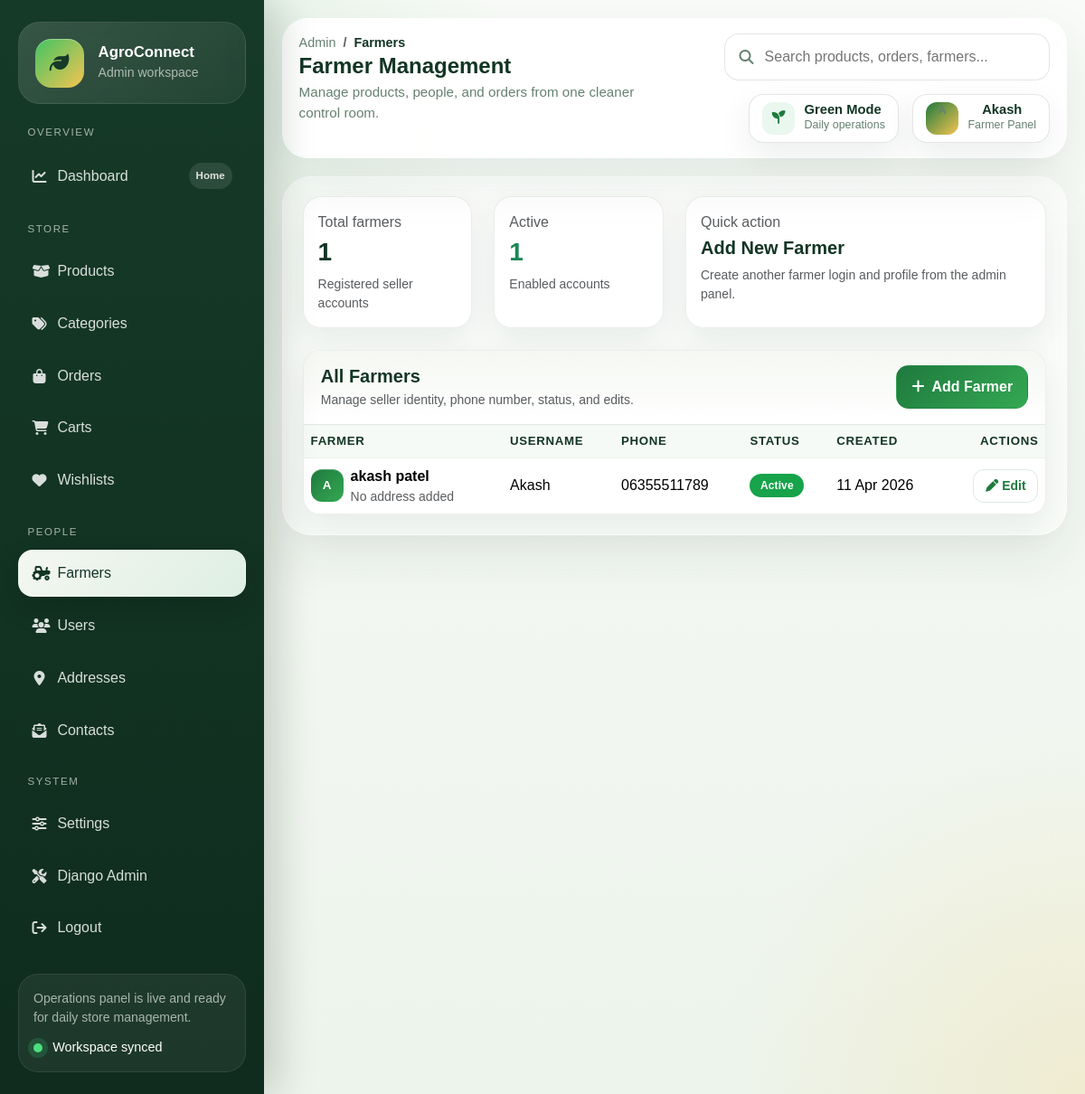
Screenshot of /myadmin/farmers/ (signed in) with the database file from the repository.
### myadmin/models.py (models this page shows, shortened)
class Farmer(models.Model):
    user = models.OneToOneField(User, on_delete=models.CASCADE, related_name='farmer_profile')
    name = models.CharField(max_length=200)
    phone = models.CharField(max_length=20)
    address = models.TextField(blank=True)
    is_active = models.BooleanField(default=True)
    created_at = models.DateTimeField(auto_now_add=True)
    class Meta:
        ordering = ['-created_at']

### myadmin/views.py (the view)
# urls.py: path('farmers/', protected(views.farmers), name='farmers'),
def farmers(request):
    farmers = Farmer.objects.select_related('user').order_by('-created_at')
    context = {
        'farmers': farmers,
        'active_farmer_count': farmers.filter(is_active=True).count(),
    }
    return render(request, 'myadmin/farmers.html', context)

### myadmin/views.py (called while the page is built)
def is_myadmin_user(user):
    return user.is_authenticated and (user.is_superuser or hasattr(user, 'farmer_profile'))

def myadmin_login_required(view_func):
    @wraps(view_func)
    def _wrapped_view(request, *args, **kwargs):
        if not request.user.is_authenticated:
            return redirect(f"/myadmin/login/?next={request.get_full_path()}")
        if not is_myadmin_user(request.user):
            messages.error(request, 'Please log in with an admin or farmer account.')
            return redirect('/myadmin/login/')
        return view_func(request, *args, **kwargs)
    return _wrapped_view

### user/context_processors.py (called while the page is built)
def cart_context(request):
    cart = None
    cart_count = 0
    cart_total = 0
    if request.session.session_key:
        cart = Cart.objects.filter(session_id=request.session.session_key).first()
        if cart and cart.items.exists():
            cart_count = sum(item.quantity for item in cart.items.all())
            cart_total = sum(item.subtotal for item in cart.items.all())
    return {
        'cart': cart,
        'cart_count': cart_count,
        'cart_total': cart_total,
    }

def categories_context(request):
    categories = Category.objects.annotate(product_count=Count('product'))
    return {
        'categories': categories,
    }

def language_context(request):
    return {
        'current_language': get_language() or 'en',
    }

def notification_context(request):
    settings = SiteSettings.get_settings()
    return {
        'notification_banner': settings.notification_banner if settings.is_notification_active else '',
        'is_notification_active': settings.is_notification_active,
    }

### user/models.py (called while the page is built)
    @classmethod
    def get_settings(cls):
        settings, created = cls.objects.get_or_create(pk=1)
        return settings

### myadmin/templates/myadmin/farmers.html
{% extends 'myadmin/base.html' %}
{% block page_title %}Farmers{% endblock %}
{% block page_header %}Farmer Management{% endblock %}
{% block content %}
<div class="row g-4">
  <div class="col-md-6 col-xl-3"><div class="card h-100"><div class="card-body"><p class="text-muted mb-1">Total farmers</p><h3 class="mb-2">{{ farmers.count }}</h3><div class="small text-muted">Registered seller accounts</div></div></div></div>
  <div class="col-md-6 col-xl-3"><div class="card h-100"><div class="card-body"><p class="text-muted mb-1">Active</p><h3 class="mb-2 text-success">{{ active_farmer_count }}</h3><div class="small text-muted">Enabled accounts</div></div></div></div>
  <div class="col-md-6 col-xl-6"><a href="{% url 'myadmin:add_farmer' %}" class="card h-100 d-block"><div class="card-body"><p class="text-muted mb-1">Quick action</p><h5 class="mb-2">Add New Farmer</h5><div class="small text-muted">Create another farmer login and profile from the admin panel.</div></div></a></div>
  <div class="col-12">
    <div class="card">
      <div class="card-header d-flex justify-content-between align-items-center gap-3"><div><h5 class="mb-1">All Farmers</h5><p class="text-muted small mb-0">Manage seller identity, phone number, status, and edits.</p></div><a href="{% url 'myadmin:add_farmer' %}" class="btn btn-success"><i class="fas fa-plus me-2"></i>Add Farmer</a></div>
      <div class="table-responsive">
        <table class="table table-hover align-middle mb-0">
          <thead><tr><th>Farmer</th><th>Username</th><th>Phone</th><th>Status</th><th>Created</th><th class="text-end">Actions</th></tr></thead>
          <tbody>
            {% for farmer in farmers %}
            <tr>
              <td><div class="d-flex align-items-center gap-2"><div class="avatar avatar-sm">{{ farmer.name|slice:":1"|upper }}</div><div><div class="fw-semibold">{{ farmer.name }}</div><div class="small text-muted">{{ farmer.address|default:"No address added"|truncatechars:40 }}</div></div></div></td>
              <td>{{ farmer.user.username }}</td>
              <td>{{ farmer.phone }}</td>
              <td>{% if farmer.is_active %}<span class="badge bg-success">Active</span>{% else %}<span class="badge bg-secondary">Inactive</span>{% endif %}</td>
              <td>{{ farmer.created_at|date:"d M Y" }}</td>
              <td class="text-end"><a href="{% url 'myadmin:edit_farmer' farmer.id %}" class="btn btn-sm btn-outline-primary"><i class="fas fa-pen me-1"></i>Edit</a></td>
            </tr>
            {% empty %}<tr><td colspan="6" class="text-center py-5 text-muted">No farmers found.</td></tr>{% endfor %}
          </tbody>
        </table>
      </div>
    </div>
  </div>
</div>
{% endblock %}

### myadmin/templates/myadmin/base.html (shortened to what this page needs)
{% load static %}
<!DOCTYPE html>
<html lang="en">
<head>
  <link href="https://cdn.jsdelivr.net/npm/bootstrap@5.3.3/dist/css/bootstrap.min.css" rel="stylesheet">
  <link href="https://cdnjs.cloudflare.com/ajax/libs/font-awesome/6.5.1/css/all.min.css" rel="stylesheet">
</head>
<body>
  {% with url_name=request.resolver_match.url_name %}
  <div class="admin-shell">
    <aside class="sidebar" id="sidebar">
      <div class="brand-panel">
        <div class="d-flex align-items-center gap-3">
          <div class="brand-mark">
            <i class="fas fa-leaf"></i>
          </div>
          <div>
            <h1 class="brand-title">AgroConnect</h1>
            <p class="brand-subtitle">Admin workspace</p>
          </div>
        </div>
      </div>
      <span class="nav-section-label">Overview</span>
      <nav class="sidebar-nav">
        <a href="{% url 'myadmin:dashboard' %}" class="nav-link {% if url_name == 'dashboard' %}active{% endif %}">
          <span class="nav-link-main"><i class="fas fa-chart-line"></i><span>Dashboard</span></span>
          <span class="nav-pill">Home</span>
        </a>
      </nav>
      <span class="nav-section-label">Store</span>
      <nav class="sidebar-nav">
        <a href="{% url 'myadmin:products' %}" class="nav-link {% if url_name == 'products' or url_name == 'add_product' or url_name == 'edit_product' or url_name == 'update_product' %}active{% endif %}">
          <span class="nav-link-main"><i class="fas fa-box-open"></i><span>Products</span></span>
        </a>
        <a href="{% url 'myadmin:categories' %}" class="nav-link {% if url_name == 'categories' or url_name == 'add_category' or url_name == 'edit_category' %}active{% endif %}">
          <span class="nav-link-main"><i class="fas fa-tags"></i><span>Categories</span></span>
        </a>
        <a href="{% url 'myadmin:orders' %}" class="nav-link {% if url_name == 'orders' or url_name == 'update_order_status' or url_name == 'view_receipt_page' %}active{% endif %}">
          <span class="nav-link-main"><i class="fas fa-bag-shopping"></i><span>Orders</span></span>
        </a>
        <a href="{% url 'myadmin:carts' %}" class="nav-link {% if url_name == 'carts' %}active{% endif %}">
          <span class="nav-link-main"><i class="fas fa-cart-shopping"></i><span>Carts</span></span>
        </a>
        <a href="{% url 'myadmin:wishlists' %}" class="nav-link {% if url_name == 'wishlists' %}active{% endif %}">
          <span class="nav-link-main"><i class="fas fa-heart"></i><span>Wishlists</span></span>
        </a>
      </nav>
      <span class="nav-section-label">People</span>
      <nav class="sidebar-nav">
        <a href="{% url 'myadmin:farmers' %}" class="nav-link {% if url_name == 'farmers' or url_name == 'add_farmer' or url_name == 'edit_farmer' %}active{% endif %}">
          <span class="nav-link-main"><i class="fas fa-tractor"></i><span>Farmers</span></span>
        </a>
        <a href="{% url 'myadmin:users' %}" class="nav-link {% if url_name == 'users' or url_name == 'edit_user' %}active{% endif %}">
          <span class="nav-link-main"><i class="fas fa-users"></i><span>Users</span></span>
        </a>
        <a href="{% url 'myadmin:addresses' %}" class="nav-link {% if url_name == 'addresses' %}active{% endif %}">
          <span class="nav-link-main"><i class="fas fa-location-dot"></i><span>Addresses</span></span>
        </a>
        <a href="{% url 'myadmin:contacts' %}" class="nav-link {% if url_name == 'contacts' %}active{% endif %}">
          <span class="nav-link-main"><i class="fas fa-envelope-open-text"></i><span>Contacts</span></span>
        </a>
      </nav>
      <span class="nav-section-label">System</span>
      <nav class="sidebar-nav">
        <a href="{% url 'myadmin:settings' %}" class="nav-link {% if url_name == 'settings' %}active{% endif %}">
          <span class="nav-link-main"><i class="fas fa-sliders"></i><span>Settings</span></span>
        </a>
        <a href="/admin/" class="nav-link" target="_blank" rel="noopener noreferrer">
          <span class="nav-link-main"><i class="fas fa-screwdriver-wrench"></i><span>Django Admin</span></span>
        </a>
        <a href="{% url 'myadmin:logout' %}" class="nav-link">
          <span class="nav-link-main"><i class="fas fa-arrow-right-from-bracket"></i><span>Logout</span></span>
        </a>
      </nav>
      <div class="sidebar-footer">
        <p class="sidebar-note">Operations panel is live and ready for daily store management.</p>
        <div class="sidebar-helper">
          <span class="helper-dot"></span>
          <span>Workspace synced</span>
        </div>
      </div>
    </aside>
    <main class="main-pane">
      <div class="topbar">
        <div class="topbar-left">
          <div class="topbar-title-group">
            <nav aria-label="breadcrumb">
              <ol class="breadcrumb mb-0">
                <li class="breadcrumb-item"><a href="{% url 'myadmin:dashboard' %}">Admin</a></li>
                <li class="breadcrumb-item active" aria-current="page">{% block page_title %}Dashboard{% endblock %}</li>
              </ol>
            </nav>
            <h2 class="page-header-title">{% block page_header %}Dashboard{% endblock %}</h2>
            <p class="page-header-copy">Manage products, people, and orders from one cleaner control room.</p>
          </div>
        </div>
        <div class="topbar-right">
          <div class="search-shell">
            <i class="fas fa-search"></i>
            <input type="search" placeholder="Search products, orders, farmers...">
          </div>
          <div class="topbar-chip">
            <span class="chip-icon"><i class="fas fa-seedling"></i></span>
            <span class="chip-text">
              <strong>Green Mode</strong>
              <span>Daily operations</span>
            </span>
          </div>
          <div class="dropdown">
            <button class="user-chip dropdown-toggle" type="button" data-bs-toggle="dropdown" aria-expanded="false">
            <span class="chip-avatar">{{ request.user.username|default:"A"|slice:":1"|upper }}</span>
            <span class="user-chip-copy">
              <strong>{% if request.user.get_full_name %}{{ request.user.get_full_name }}{% else %}{{ request.user.username }}{% endif %}</strong>
              <span>{% if request.user.is_superuser %}Farmer / Superuser{% else %}Farmer Panel{% endif %}</span>
            </span>
            </button>
          </div>
        </div>
      </div>
      <div class="content-frame">
        {% block content %}{% endblock %}
      </div>
    </main>
  </div>
  {% endwith %}
</body>
</html>

### rows the page displays
Farmer: name "A", name "akash patel", address "No address added", user.username "Akash", phone "06355511789", is_active "Active", created_at "11 Apr 2026"

### other values shown
{{ request.user.username|default:"A"|slice:":1"|upper }} "A"
{{ request.user.username }} "Akash"
{{ farmers.count }} "1"
{{ active_farmer_count }} "1"
